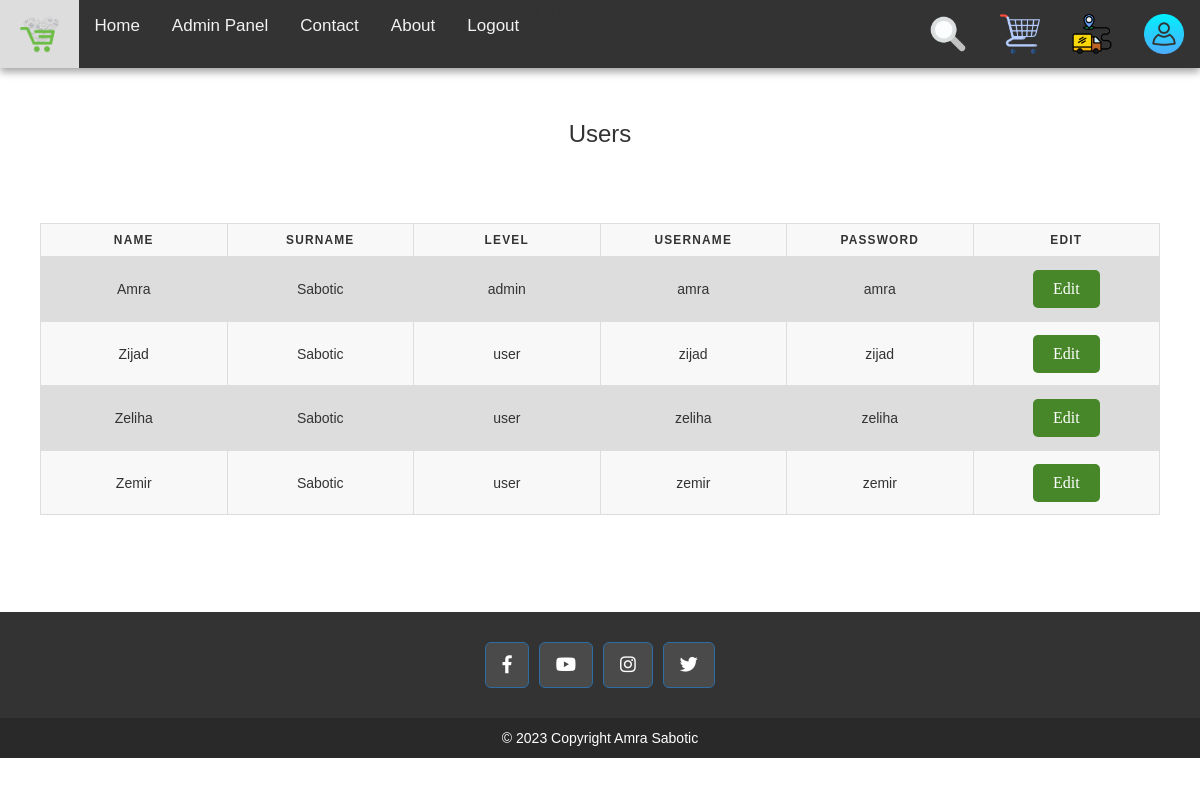
/project/editUser.php (signed in), run on the app's committed database.
### tables this page shows
CREATE TABLE IF NOT EXISTS `user` (
  `userID` int(11) NOT NULL AUTO_INCREMENT,
  `name` varchar(50) NOT NULL,
  `surname` varchar(50) NOT NULL,
  `username` varchar(50) NOT NULL,
  `password` varchar(50) NOT NULL,
  `accessLevel` int(11) NOT NULL,
  `mail` varchar(50) DEFAULT NULL,
  PRIMARY KEY (`userID`),
  KEY `accessLevel` (`accessLevel`)
);

CREATE TABLE IF NOT EXISTS `accesslevel` (
  `levelID` int(11) NOT NULL AUTO_INCREMENT,
  `levelName` varchar(50) NOT NULL,
  PRIMARY KEY (`levelID`)
);

### project/editUser.php (the view, shortened to what this page needs)
<?php
if(isset($_SESSION['username']) && !empty($_SESSION['username'])) {
  $accessL= $_SESSION['accessLevel'];
}else{
	header("Location: login.php");
}
?>
<!DOCTYPE html>
<html lang="en">
<head>
    <link rel="stylesheet" href="css/bootstrap.min.css">
    <link rel="stylesheet" href="css/bootstrap.css">
    <link rel="stylesheet" href="https://cdnjs.cloudflare.com/ajax/libs/font-awesome/4.7.0/css/font-awesome.min.css">
    <link rel="stylesheet" href="https://unpkg.com/swiper@8/swiper-bundle.min.css" />
    <link rel="stylesheet" href="https://use.fontawesome.com/releases/v5.0.8/css/all.css">
    <link rel="stylesheet" href="https://maxcdn.bootstrapcdn.com/bootstrap/3.4.1/css/bootstrap.min.css">
    <link rel="stylesheet" href="css/style.css">
</head>
<body>
    <header>
        <div class="topnav" id="myTopnav">
            <a href="index.php"><img src="images/logo1.png" alt="logo"></a>
            <?php
if($accessL == 1){
  echo "<a href=\"index.php\">Home</a> | <a href=\"admin.php\">Admin Panel</a> | <a href=''>Contact</a> | <a href=''>About</a> | <a href=\"logout.php\">Logout</a>";
}else if($accessL == 2){
  echo "<a href='index.php'>Home</a> | <a href='#'> Admin Panel </a>| <a href=''>Contact</a> | <a href=''>About</a> |<a href='login.php'>Logout</a> ";
}else{
  echo "<a href='index.php'>Home</a> | <a href='#'> Admin Panel </a>| <a href=''>Contact</a> | <a href=''>About</a> |<a href='login.php'>Login</a> ";
}
  ?>
            <div class="link">
                <?php
        if(isset($_SESSION['username']) && !empty($_SESSION['username'])) {
          echo "        <a href='search.php'><img src='images/search.png' alt='Search'><span>Search</span></a>
          <a href='cart.php'><img src='images/shopping-cart.png' alt='Cart'><span>Shopping Cart</span></a>
          <a href='orders.php'><img src='images/orders.png' alt='Orders'><span>Orders</span></a>
          <a href='logout.php'> <img src='images/user.png' alt='Login'><span>Login</span></a>";
         }
        ?>
            </div>
        </div>
    </header>
    <div class="content">
        <div class="row" style="position:relative;">
            <div class="container">
                <div class="products">
                    <div class="row">
                    <div class="col-lg-12 col-md-9 col-sm-12">
<h3>Users</h3>
    <?php
include "config.php";
$sql = "SELECT * FROM user;";
$result = $conn->query($sql);
echo "<table>";
echo "<tr>";
echo "<th>Name</th>";
echo "<th>Surname</th>";
echo "<th>Level</th>";
echo "<th>Username</th>";
echo "<th>Password</th>";
echo "<th>Edit</th>";
echo "</tr>";
while($row = mysqli_fetch_array($result)) {
    $name = $row['name'];
    $surname = $row['surname'];
    $username = $row['username'];
    $password = $row['password'];
    $sql2 = "SELECT DISTINCT levelName FROM accesslevel WHERE levelID = '".$row['accessLevel']."';";
    $result2 = $conn->query($sql2);
    $row2 = mysqli_fetch_array($result2);
    $levelName = $row2['levelName'];
    echo "<tr>";
    echo "<td>" . $name . "</td>";
    echo "<td>" . $surname . "</td>";
    echo "<td>" . $levelName . "</td>";
    echo "<td>" . $username . "</td>";
    echo "<td>" . $password . "</td>";
    echo "<td><form method='post' action='editUser.php' style='all:initial;'>";
    echo "<input type='submit' value='Edit'>";
    echo "</form></td>";
    echo "</tr>";
}
echo "</table>";
?>
                    </div>
                    <div class="col-lg-3 col-md-6 col-sm-12">
</div>
                    </div>
                </div>
            </div>
        </div>
    </div>
    <div class="my-5">
        <footer class="text-center text-lg-start"
            style="background-color: #333; margin-top:30px;  bottom:0px; left:0px; right:0px;">
            <div class="container d-flex justify-content-center py-5">
                <button type="button" class="btn btn-primary btn-lg btn-floating mx-2"
                    style="background-color: #4A4A4A;">
                    <i class="fab fa-facebook-f"></i>
                </button>
                <button type="button" class="btn btn-primary btn-lg btn-floating mx-2"
                    style="background-color: #4A4A4A;">
                    <i class="fab fa-youtube"></i>
                </button>
                <button type="button" class="btn btn-primary btn-lg btn-floating mx-2"
                    style="background-color: #4A4A4A;">
                    <i class="fab fa-instagram"></i>
                </button>
                <button type="button" class="btn btn-primary btn-lg btn-floating mx-2"
                    style="background-color: #4A4A4A;">
                    <i class="fab fa-twitter"></i>
                </button>
            </div>
            <div class="text-center text-white p-3" style="background-color: rgba(0, 0, 0, 0.2);">
                © 2023 Copyright Amra Sabotic
            </div>
        </footer>
    </div>
</body>
</html>

### project/css/style.css (style rules this page uses)
* { font-family: 'Nunito', sans-serif; margin: 0; padding: 0; box-sizing: border-box; outline: none; border: none; text-decoration: none; }
header { top: 0; box-shadow: 0px 4px 8px rgba(0, 0, 0, 0.365); }
.topnav { background-color: #333; overflow: hidden; }
.topnav img { height: 40px; }
.topnav a { float: left; display: block; color: #f2f2f2; text-align: center; padding: 14px 16px; text-decoration: none; font-size: 17px; }
.link { float: right; }
.products h3 { text-align: center; padding: 20px; }
.content { margin-top: 3px; }
.products { padding: 10px; }
input[type=submit] { background-color: #333; border-radius: 5px; color: white; padding: 5px; cursor: pointer; margin-left: 10px; }

### project/editUser.php (style rules this page uses)
form { margin: 10px 0; border: 1px solid lightgray; padding: 25px; }
form input { width: 200px; padding: 3px; border: 1px solid #ccc; margin-bottom: 10px; }
table { font-family: arial, sans-serif; border-collapse: collapse; width: 100%; }
td, th { border: 1px solid #dddddd; text-align: left; padding: 8px; }
tr:nth-child(even) { background-color: #dddddd; }
table { border: 1px solid #ccc; border-collapse: collapse; margin: 5% 0; padding: 0; width: 100%; table-layout: fixed; }
table tr { background-color: #f8f8f8; border: 1px solid #ddd; padding: .35em; }
table th, table td { padding: .625em; text-align: center; }
table th { font-size: .85em; letter-spacing: .1em; text-transform: uppercase; }
input[type=submit] { all: initial; background-color: #478729; border-radius: 5px; color: white; padding: 10px 20px; margin: 4px 2px; cursor: pointer; }

### data on the page
user: name "Amra", surname "Sabotic", accessLevel.levelName "admin", username "amra", password "amra"
user: name "Zijad", surname "Sabotic", accessLevel.levelName "user", username "zijad", password "zijad"
user: name "Zeliha", surname "Sabotic", accessLevel.levelName "user", username "zeliha", password "zeliha"
user: name "Zemir", surname "Sabotic", accessLevel.levelName "user", username "zemir", password "zemir"
